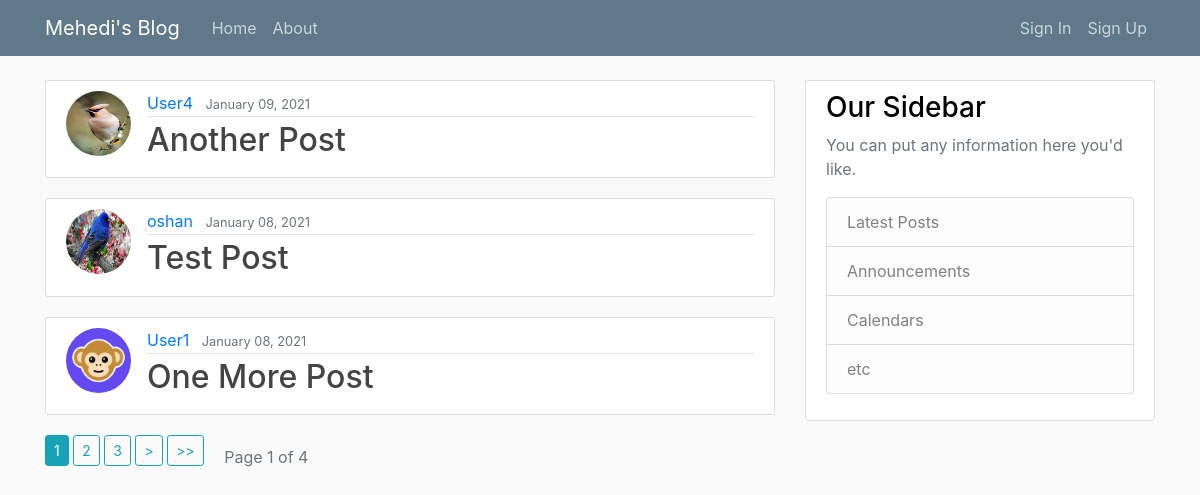
The page / on the database its author committed.
### blog/models.py (models this page shows, shortened)
class Post(models.Model):
    author = models.ForeignKey(User, on_delete=models.CASCADE)
    title = models.CharField(max_length=100)
    content = models.TextField()
    date_posted = models.DateTimeField(default=timezone.now)

### users/models.py (models this page shows, shortened)
class Profile(models.Model):
    user = models.OneToOneField(User, on_delete=models.CASCADE)
    image = models.ImageField(default="default.png", upload_to="pics")

### blog/views.py (the view)
# urls.py: path('', PostListView.as_view(), name="blog-home"),
class PostListView(ListView):
    model = Post
    template_name = "blog/home.html" # default: app/model_viewtype.html -> blog/post_list.html
    context_object_name = "posts"
    ordering = ["-date_posted"]
    paginate_by = 3

### templates/blog/home.html (shortened to what this page needs)
{% extends "base.html" %}
{% block content %}
{% for post in posts %}
{% include "article_snippet.html" with post=post %}
{% endfor %}
{% if page_obj.paginator.num_pages > 1 %}
{% for num in page_obj.paginator.page_range %}
{% if num == page_obj.number %}
<span class="btn btn-info btn-sm mb-3">{{num}}</span>
{% elif num > page_obj.number|add:"-3" and num < page_obj.number|add:"3" %}
<a class="btn btn-outline-info btn-sm mb-3" href="?page={{num}}">{{num}}</a>
{% endif %}
{% endfor %}
{% if page_obj.has_next %}
<a class="btn btn-outline-info btn-sm mb-3" href="?page={{page_obj.next_page_number}}">&gt;</a>
<a class="btn btn-outline-info btn-sm mb-3" href="?page={{page_obj.paginator.num_pages}}">&gt;&gt;</a>
{% endif %}
<span class="text-muted ml-3">Page {{page_obj.number}} of {{page_obj.paginator.num_pages}}</span>
{% endif %}
{% endblock content %}

### templates/article_snippet.html
<article class="media content-section">
  <img class="rounded-circle article-img" src="{{post.author.profile.image.url}}" alt="Author's Profile Picture">
  <div class="media-body">
    <div class="article-metadata">
      <a class="mr-2" href="{% url 'userposts-list' post.author.username %}">{{ post.author }}</a>
      <small class="text-muted">{{ post.date_posted|date:"F d, Y" }}</small>
    </div>
    <h2><a class="article-title" href="{% url 'post-detail' post.id %}">{{ post.title }}</a></h2>
  </div>
</article>

### cdn_test/static/css/main.css (style rules this page uses)
body { background: #fafafa; color: #333333; }
h1, h2, h3, h4, h5, h6 { color: black; }
.content-section { background: #ffffff; padding: 10px 20px; border: 1px solid #dddddd; border-radius: 3px; margin-bottom: 20px; }
.article-title { color: #444444; }
.article-img { height: 65px; width: 65px; margin-right: 16px; }
.article-metadata { padding-bottom: 1px; margin-bottom: 4px; border-bottom: 1px solid #e3e3e3 }

### rows shown on the page
Post: author.profile.image (picture), author "User4", date_posted "January 09, 2021", title "Another Post"
Post: author.profile.image (picture), author "oshan", date_posted "January 08, 2021", title "Test Post"
Post: author.profile.image (placeholder picture), author "User1", date_posted "January 08, 2021", title "One More Post"

### other values the page prints
{{ num }} "1"
{{ num }} "2" "3"
{{ page_obj.number }} "1"
{{ page_obj.paginator.num_pages }} "4"
